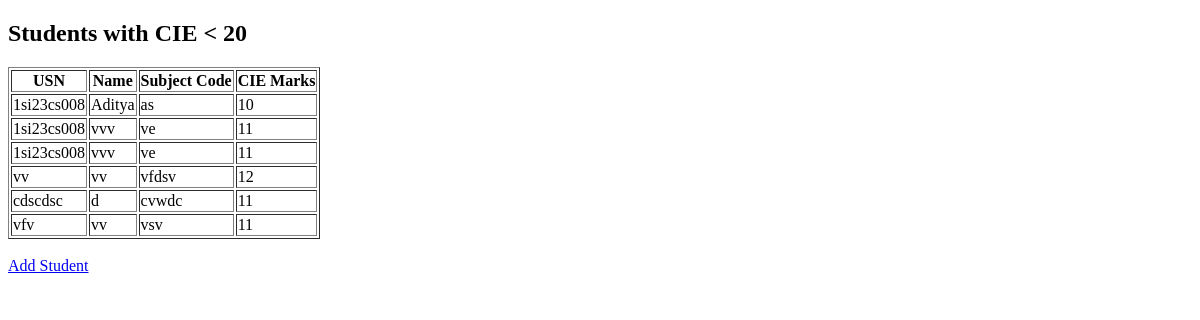
The page /lowcie/ on the database as committed earlier.
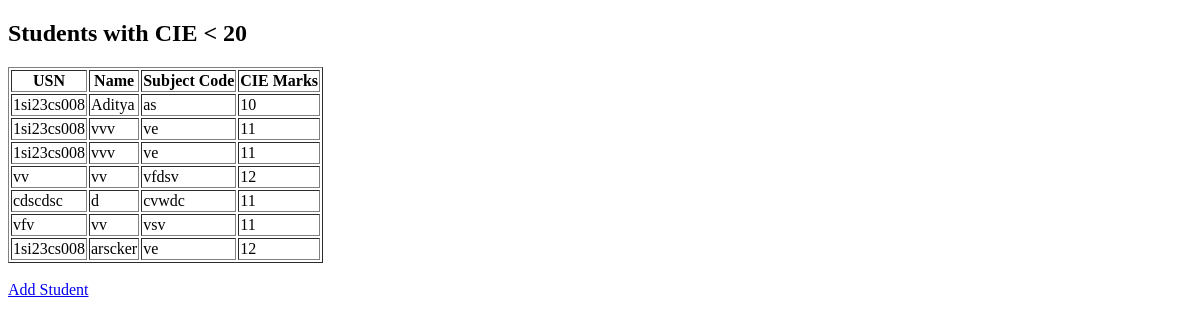
The same page on the database as committed later.
### studentapp/models.py (models this page shows, shortened)
class Student(models.Model):
    name=models.CharField(max_length=100)
    usn=models.CharField(max_length=20)
    subject_code=models.CharField(max_length=20)
    cie_marks=models.IntegerField()

### studentapp/views.py (the view)
# urls.py: path('lowcie/', views.low_cie_students),
def low_cie_students(request):
    students=Student.objects.filter(cie_marks__lt=20)
    return render(request,"result.html",{"students":students})

### studentapp/templates/result.html (shortened to what this page needs)
<!DOCTYPE html>
<html>
<head>
</head>
<body>
    <h2>Students with CIE < 20</h2>
    <table border="1">
        <tr>
            <th>USN</th>
            <th>Name</th>
            <th>Subject Code</th>
            <th>CIE Marks</th>
        </tr>
        {% for student in students %}
        <tr>
            <td>{{ student.usn }}</td>
            <td>{{ student.name }}</td>
            <td>{{ student.subject_code }}</td>
            <td>{{ student.cie_marks }}</td>
        </tr>
        {% endfor %}
    </table>
    <br>
    <a href="/">Add Student</a>
</body>
</html>

Rows that differ between the two databases and show on the page:
added Student: usn "1si23cs008", name "arscker", subject_code "ve", cie_marks "12"
